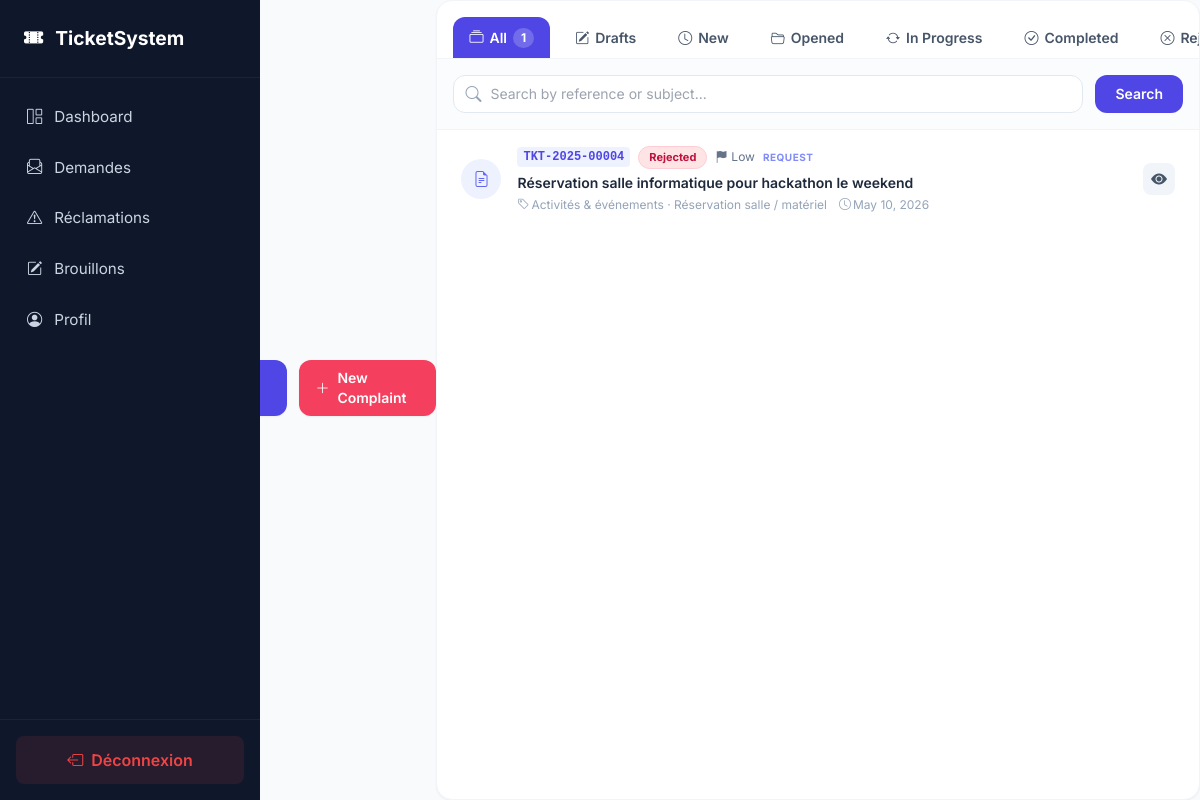
The page /student/my_tickets.php (signed in) on the database its author committed.
### tables this page shows
CREATE TABLE IF NOT EXISTS `tickets` (
    `id`               INT UNSIGNED    NOT NULL AUTO_INCREMENT,

     
     
     
    `reference`        VARCHAR(20)     NOT NULL,

     
    `user_id`          INT UNSIGNED    NOT NULL,

     
     
    `assigned_to`      INT UNSIGNED    NULL DEFAULT NULL,

     
    `category_id`      INT UNSIGNED    NOT NULL,

     
    `subcategory_id`   INT UNSIGNED    NULL DEFAULT NULL,

     
    `type`             ENUM('request', 'complaint') NOT NULL,

     
    `priority`         ENUM('low', 'medium', 'high', 'urgent') NOT NULL DEFAULT 'medium',

     
    `subject`          VARCHAR(255)    NOT NULL,

     
    `description`      TEXT            NOT NULL,

     
    `status`           ENUM('draft', 'new', 'opened', 'in_progress', 'completed', 'rejected')
                       NOT NULL DEFAULT 'draft',

     
    `rejection_reason` TEXT            NULL DEFAULT NULL,

     
    `submitted_at`     DATETIME        NULL DEFAULT NULL,

     
    `resolved_at`      DATETIME        NULL DEFAULT NULL,

    `created_at`       DATETIME        NOT NULL DEFAULT CURRENT_TIMESTAMP,
    `updated_at`       DATETIME        NOT NULL DEFAULT CURRENT_TIMESTAMP
                                       ON UPDATE CURRENT_TIMESTAMP,

     
    PRIMARY KEY (`id`),

    UNIQUE KEY `uq_tickets_reference` (`reference`),

     
    INDEX `idx_tickets_user_id`        (`user_id`),
    INDEX `idx_tickets_assigned_to`    (`assigned_to`),
    INDEX `idx_tickets_category_id`    (`category_id`),
    INDEX `idx_tickets_subcategory_id` (`subcategory_id`),
    INDEX `idx_tickets_status`         (`status`),
    INDEX `idx_tickets_type`           (`type`),
    INDEX `idx_tickets_priority`       (`priority`),
    INDEX `idx_tickets_submitted_at`   (`submitted_at`),

     
    CONSTRAINT `fk_tickets_user`
        FOREIGN KEY (`user_id`)
        REFERENCES `users` (`id`)
        ON DELETE RESTRICT
        ON UPDATE CASCADE,

     
    CONSTRAINT `fk_tickets_assigned_to`
        FOREIGN KEY (`assigned_to`)
        REFERENCES `users` (`id`)
        ON DELETE SET NULL
        ON UPDATE CASCADE,

     
    CONSTRAINT `fk_tickets_category`
        FOREIGN KEY (`category_id`)
        REFERENCES `categories` (`id`)
        ON DELETE RESTRICT
        ON UPDATE CASCADE,

     
    CONSTRAINT `fk_tickets_subcategory`
        FOREIGN KEY (`subcategory_id`)
        REFERENCES `subcategories` (`id`)
        ON DELETE SET NULL
        ON UPDATE CASCADE

);

CREATE TABLE IF NOT EXISTS `categories` (
    `id`          INT UNSIGNED    NOT NULL AUTO_INCREMENT,

     
    `type`        ENUM('request', 'complaint') NOT NULL,

    `name`        VARCHAR(150)    NOT NULL,

     
    `description` TEXT            NULL DEFAULT NULL,

     
    `is_active`   TINYINT(1)      NOT NULL DEFAULT 1,

    `created_at`  DATETIME        NOT NULL DEFAULT CURRENT_TIMESTAMP,
    `updated_at`  DATETIME        NOT NULL DEFAULT CURRENT_TIMESTAMP
                                  ON UPDATE CURRENT_TIMESTAMP,

     
    PRIMARY KEY (`id`),

    INDEX `idx_categories_type`      (`type`),
    INDEX `idx_categories_is_active` (`is_active`)

);

CREATE TABLE IF NOT EXISTS `subcategories` (
    `id`          INT UNSIGNED    NOT NULL AUTO_INCREMENT,

     
    `category_id` INT UNSIGNED    NOT NULL,

    `name`        VARCHAR(150)    NOT NULL,
    `description` TEXT            NULL DEFAULT NULL,

    `is_active`   TINYINT(1)      NOT NULL DEFAULT 1,

    `created_at`  DATETIME        NOT NULL DEFAULT CURRENT_TIMESTAMP,

     
    PRIMARY KEY (`id`),

    INDEX `idx_subcategories_category_id` (`category_id`),
    INDEX `idx_subcategories_is_active`   (`is_active`),

     
    CONSTRAINT `fk_subcategories_category`
        FOREIGN KEY (`category_id`)
        REFERENCES `categories` (`id`)
        ON DELETE CASCADE
        ON UPDATE CASCADE

);

### includes/functions.php (called while the page is built, shortened)
<?php
function e(?string $value): string
{
    return htmlspecialchars((string) $value, ENT_QUOTES, 'UTF-8');
}

### student/my_tickets.php (the view, shortened to what this page needs)
<?php
require_once __DIR__ . '/../config/database.php';
require_once __DIR__ . '/../includes/functions.php';
$student_id = (int) $_SESSION['user_id'];
$allowed_statuses = ['all', 'draft', 'new', 'opened', 'in_progress', 'completed', 'rejected'];
$filter_status    = in_array($_GET['status'] ?? 'all', $allowed_statuses, true) ? ($_GET['status'] ?? 'all') : 'all';
$search           = mb_substr(trim($_GET['search'] ?? ''), 0, 100);
$per_page         = 10;
$current_page     = max(1, (int) ($_GET['page'] ?? 1));
$conditions = ['t.user_id = :student_id'];
$params     = [':student_id' => $student_id];
$where = 'WHERE ' . implode(' AND ', $conditions);
$stmt_count = $pdo->prepare("SELECT COUNT(*) FROM tickets t $where");
$stmt_count->execute($params);
$total_rows   = (int) $stmt_count->fetchColumn();
$total_pages  = max(1, (int) ceil($total_rows / $per_page));
$current_page = min($current_page, $total_pages);
$offset       = ($current_page - 1) * $per_page;
$stmt = $pdo->prepare("
    SELECT t.id, t.reference, t.type, t.status, t.priority,
           t.subject, t.created_at, t.updated_at,
           c.name AS category_name, s.name AS subcategory_name,
           (SELECT COUNT(*) FROM ticket_attachments ta WHERE ta.ticket_id = t.id) AS attachment_count
    FROM tickets t
    JOIN categories c ON c.id = t.category_id
    LEFT JOIN subcategories s ON s.id = t.subcategory_id
    $where
    ORDER BY t.updated_at DESC
    LIMIT :lim OFFSET :off
");
foreach ($params as $key => $val) { $stmt->bindValue($key, $val); }
$stmt->bindValue(':lim', $per_page, PDO::PARAM_INT);
$stmt->bindValue(':off', $offset, PDO::PARAM_INT);
$stmt->execute();
$tickets = $stmt->fetchAll();
$stmt_tabs = $pdo->prepare('SELECT status, COUNT(*) AS cnt FROM tickets WHERE user_id = ? GROUP BY status');
$stmt_tabs->execute([$student_id]);
$tab_counts = ['all' => 0];
foreach ($stmt_tabs->fetchAll() as $row) {
    $tab_counts[$row['status']] = (int) $row['cnt'];
    $tab_counts['all']         += (int) $row['cnt'];
}
function page_url(int $page, string $status, string $search): string {
    $p = ['page' => $page];
    if ($status !== 'all') $p['status'] = $status;
    return '/pfe/student/my_tickets.php?' . http_build_query($p);
}
?>
<!DOCTYPE html>
<html lang="en">
<head>
    <script src="https://cdn.tailwindcss.com"></script>
    <link rel="stylesheet" href="https://cdn.jsdelivr.net/npm/bootstrap-icons@1.11.3/font/bootstrap-icons.min.css">
</head>
<body class="bg-slate-50 text-slate-800 antialiased">
<?php include __DIR__ . '/includes/sidebar.php'; ?>
<div class="mb-6 flex flex-col sm:flex-row justify-between items-start sm:items-center gap-4">
    <div>
        <h1 class="text-2xl font-bold text-slate-900">All My Tickets</h1>
        <p class="text-slate-500 text-sm mt-1"><?= $total_rows ?> ticket<?= $total_rows !== 1 ? 's' : '' ?> total</p>
    </div>
    <div class="flex gap-3">
        <a href="/pfe/student/create_demande.php" class="bg-indigo-600 hover:bg-indigo-700 text-white px-4 py-2 rounded-xl text-sm font-semibold shadow-sm transition-all flex items-center gap-2">
        </a>
        <a href="/pfe/student/create_reclamation.php" class="bg-rose-500 hover:bg-rose-600 text-white px-4 py-2 rounded-xl text-sm font-semibold shadow-sm transition-all flex items-center gap-2">
            <i class="bi bi-plus-lg"></i> New Complaint
        </a>
    </div>
</div>
<div class="bg-white rounded-2xl shadow-sm border border-slate-100 overflow-hidden">
    <?php
    $tab_defs = [
        'all'         => ['All', 'bi-collection'],
        'draft'       => ['Drafts', 'bi-pencil-square'],
        'new'         => ['New', 'bi-clock'],
        'opened'      => ['Opened', 'bi-folder2-open'],
        'in_progress' => ['In Progress', 'bi-arrow-repeat'],
        'completed'   => ['Completed', 'bi-check-circle'],
        'rejected'    => ['Rejected', 'bi-x-circle'],
    ];
    ?>
    <div class="flex overflow-x-auto border-b border-slate-100 px-4 pt-4 gap-2">
        <?php foreach ($tab_defs as $key => [$label, $icon]): ?>
            <?php $active = $filter_status === $key; $cnt = $tab_counts[$key] ?? 0; ?>
            <a href="<?= e(page_url(1, $key, $search)) ?>"
               class="flex items-center gap-1.5 px-4 py-2.5 text-sm font-semibold rounded-t-xl whitespace-nowrap transition-colors <?= $active ? 'bg-indigo-600 text-white' : 'text-slate-600 hover:bg-slate-50 border border-transparent hover:border-slate-200 border-b-0' ?>">
                <i class="bi <?= $icon ?>"></i> <?= $label ?>
                <?php if ($cnt > 0): ?>
                    <span class="px-2 py-0.5 rounded-full text-xs font-bold <?= $active ? 'bg-white/20 text-white' : 'bg-slate-100 text-slate-500' ?>"><?= $cnt ?></span>
                <?php endif; ?>
            </a>
        <?php endforeach; ?>
    </div>
    <div class="p-4 bg-slate-50/50 border-b border-slate-100">
        <form method="GET" action="/pfe/student/my_tickets.php" class="flex gap-3">
            <div class="relative flex-1">
                <i class="bi bi-search absolute left-3 top-1/2 -translate-y-1/2 text-slate-400"></i>
                <input type="text" name="search" value="<?= e($search) ?>" placeholder="Search by reference or subject..."
                       class="w-full pl-9 pr-4 py-2 bg-white border border-slate-200 rounded-xl focus:outline-none focus:ring-2 focus:ring-indigo-500 text-sm transition-all">
            </div>
            <button type="submit" class="bg-indigo-600 hover:bg-indigo-700 text-white px-5 py-2 rounded-xl text-sm font-semibold transition-colors">Search</button>
        </form>
    </div>
    <?php if (empty($tickets)): ?>
        <div class="p-12 text-center">
            <div class="w-16 h-16 bg-slate-50 rounded-full flex items-center justify-center mx-auto mb-4 text-3xl text-slate-300">
                <i class="bi bi-inbox"></i>
            </div>
            <h3 class="text-lg font-bold text-slate-800 mb-1">No tickets found</h3>
            <p class="text-sm text-slate-500">Try adjusting your filters or create a new ticket.</p>
        </div>
    <?php else: ?>
        <?php
        $sts_cfg = [
            'draft'       => ['Draft',       'bg-slate-100 text-slate-600 border-slate-200'],
            'new'         => ['New',          'bg-amber-100 text-amber-700 border-amber-200'],
            'opened'      => ['Opened',       'bg-purple-100 text-purple-700 border-purple-200'],
            'in_progress' => ['In Progress',  'bg-blue-100 text-blue-700 border-blue-200'],
            'completed'   => ['Completed',    'bg-emerald-100 text-emerald-700 border-emerald-200'],
            'rejected'    => ['Rejected',     'bg-rose-100 text-rose-700 border-rose-200'],
        ];
        $pri_cfg = [
            'low'    => ['Low',    'text-slate-500'],
            'medium' => ['Medium', 'text-blue-600'],
            'high'   => ['High',   'text-orange-500 font-bold'],
            'urgent' => ['Urgent', 'text-rose-600 font-black'],
        ];
        ?>
        <ul class="divide-y divide-slate-100">
            <?php foreach ($tickets as $t): ?>
                <?php
                [$sts_label, $sts_class] = $sts_cfg[$t['status']]   ?? [ucfirst($t['status']), 'bg-slate-100 text-slate-600 border-slate-200'];
                [$pri_label, $pri_class] = $pri_cfg[$t['priority']]  ?? [ucfirst($t['priority']), 'text-slate-500'];
                $is_complaint = $t['type'] === 'complaint';
                ?>
                <li class="flex items-center gap-4 px-6 py-4 hover:bg-slate-50/50 transition-colors group flex-wrap sm:flex-nowrap">
                    <div class="w-10 h-10 rounded-full flex items-center justify-center shrink-0 <?= $is_complaint ? 'bg-rose-50 text-rose-500' : 'bg-indigo-50 text-indigo-500' ?>">
                        <i class="bi <?= $is_complaint ? 'bi-exclamation-triangle' : 'bi-file-earmark-text' ?>"></i>
                    </div>
                    <div class="flex-1 min-w-0">
                        <div class="flex items-center gap-2 flex-wrap mb-1">
                            <span class="font-mono text-xs font-semibold text-indigo-600 bg-indigo-50 px-1.5 py-0.5 rounded"><?= e($t['reference']) ?></span>
                            <span class="inline-flex items-center px-2.5 py-0.5 rounded-full text-[11px] font-bold border <?= $sts_class ?>"><?= $sts_label ?></span>
                            <span class="text-xs <?= $pri_class ?>"><i class="bi bi-flag-fill mr-1"></i><?= $pri_label ?></span>
                            <span class="text-[10px] uppercase font-bold tracking-wider <?= $is_complaint ? 'text-rose-400' : 'text-indigo-400' ?>">
                                <?= $is_complaint ? 'Complaint' : 'Request' ?>
                            </span>
                        </div>
                        <p class="font-semibold text-slate-800 text-sm truncate"><?= e($t['subject']) ?></p>
                        <div class="flex items-center gap-3 mt-1 text-xs text-slate-400 flex-wrap">
                            <span><i class="bi bi-tag mr-0.5"></i><?= e($t['category_name']) ?><?= $t['subcategory_name'] ? ' · ' . e($t['subcategory_name']) : '' ?></span>
                            <span><i class="bi bi-clock mr-0.5"></i><?= date('M d, Y', strtotime($t['created_at'])) ?></span>
                        </div>
                    </div>
                    <div class="flex items-center gap-2 shrink-0">
                        <a href="/pfe/student/view_ticket.php?id=<?= (int)$t['id'] ?>"
                           class="w-8 h-8 rounded-lg bg-slate-100 text-slate-600 hover:bg-indigo-50 hover:text-indigo-600 flex items-center justify-center transition-colors" title="View">
                            <i class="bi bi-eye-fill"></i>
                        </a>
                    </div>
                </li>
            <?php endforeach; ?>
        </ul>
    <?php endif; ?>
</div>
</body>
</html>

### student/includes/sidebar.php (shortened to what this page needs)
<?php
$current_page = basename($_SERVER['PHP_SELF']);
?>
<div class="sidebar">
    <a href="/pfe/student/dashboard.php" class="sidebar-brand">
        <i class="bi bi-ticket-perforated-fill text-primary"></i> TicketSystem
    </a>
    <div class="sidebar-nav">
        <a href="/pfe/student/dashboard.php" class="nav-link <?= $current_page == 'dashboard.php' ? 'active' : '' ?>">
            <i class="bi bi-grid-1x2"></i> Dashboard
        </a>
        <a href="/pfe/student/demandes.php" class="nav-link <?= $current_page == 'demandes.php' ? 'active' : '' ?>">
            <i class="bi bi-envelope-paper"></i> Demandes
        </a>
        <a href="/pfe/student/reclamations.php" class="nav-link <?= $current_page == 'reclamations.php' ? 'active' : '' ?>">
            <i class="bi bi-exclamation-triangle"></i> Réclamations
        </a>
        <a href="/pfe/student/drafts.php" class="nav-link <?= $current_page == 'drafts.php' ? 'active' : '' ?>">
            <i class="bi bi-pencil-square"></i> Brouillons
        </a>
        <a href="/pfe/student/profile.php" class="nav-link <?= $current_page == 'profile.php' ? 'active' : '' ?>">
            <i class="bi bi-person-circle"></i> Profil
        </a>
    </div>
    <div class="sidebar-bottom">
        <a href="/pfe/auth/logout.php" class="btn-logout">
            <i class="bi bi-box-arrow-left"></i> Déconnexion
        </a>
    </div>
</div>

### student/includes/sidebar.php (style rules this page uses)
body { font-family: 'Inter', sans-serif; background: #f1f5f9; display: flex; min-height: 100vh; margin: 0; }
.sidebar { width: 260px; background: #0f172a; color: white; display: flex; flex-direction: column; position: fixed; top: 0; bottom: 0; left: 0; z-index: 1000; }
.sidebar-brand { padding: 1.5rem; font-size: 1.2rem; font-weight: 700; color: white; display: flex; align-items: center; gap: 0.75rem; text-decoration: none; border-bottom: 1px solid rgba(255,255,255,0.05); }
.sidebar-nav { padding: 1rem 0; flex-grow: 1; display: flex; flex-direction: column; gap: 0.25rem; }
.nav-link { color: #cbd5e1; padding: 0.75rem 1.5rem; display: flex; align-items: center; gap: 0.75rem; font-size: 0.95rem; text-decoration: none; transition: all 0.2s; border-left: 3px solid transparent; }
.sidebar-bottom { padding: 1rem; border-top: 1px solid rgba(255,255,255,0.05); margin-top: auto; }
.btn-logout { display: flex; align-items: center; justify-content: center; gap: 0.5rem; width: 100%; padding: 0.75rem; background: rgba(239,68,68,0.1); color: #ef4444; border-radius: 8px; text-decoration: none; font-weight: 600; transition: all 0.2s; }

### rows shown on the page
tickets: reference "TKT-2025-00004", sts_label "Rejected", pri_label "Low", type "REQUEST", subject "Réservation salle informatique pour hackathon le weekend", category.name "Activités & événements", subcategory.name "Réservation salle / matériel", created_at "May 10, 2026"

### other values the page prints
$label "All"
$cnt "1"
$label "Drafts"
$label "New"
$label "Opened"
$label "In Progress"
$label "Completed"
